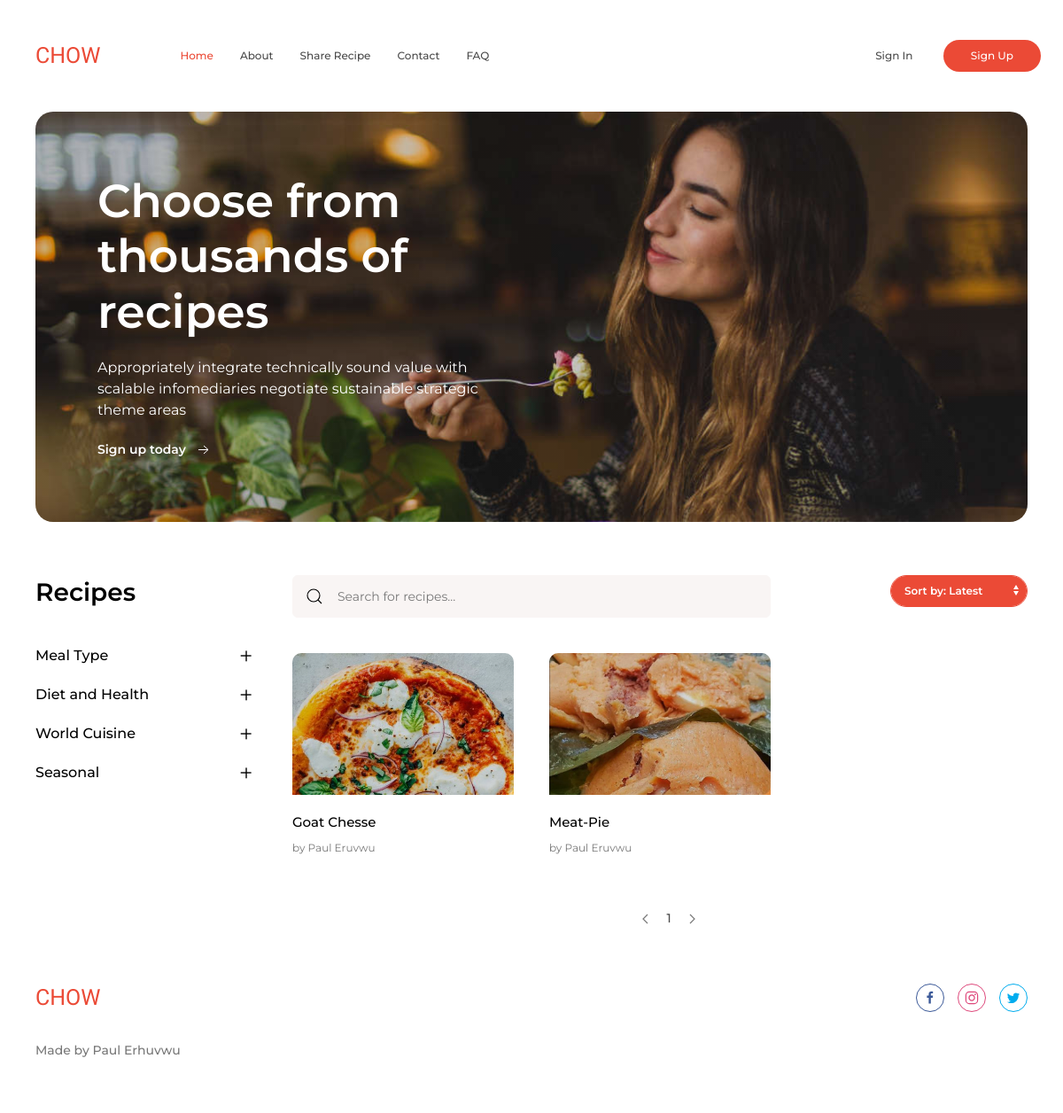
The page / on the database its author committed.
### recipe/models.py (models this page shows, shortened)
class Recipe(models.Model):
    name = models.CharField(max_length=100)
    image = models.ImageField(upload_to='recipe/recipes/')
    description = models.TextField()
    tags = models.CharField(max_length=100)
    author = models.ForeignKey(User, on_delete=models.CASCADE)  # Add author field

### main/views.py (the view)
# urls.py: path('', index, name='home'),
def index(request):
    recipes_list = Recipe.objects.all()
    paginator = Paginator(recipes_list, 6)  # Paginate recipes, with 6 recipes per page
    page_number = request.GET.get('page')  # Get the current page number
    page_obj = paginator.get_page(page_number)  # Get the recipes for the current page
    return render(request, 'main/index.html', {'page_obj': page_obj})

### main/templates/main/index.html (shortened to what this page needs)
{% load static %}
<!DOCTYPE html>
<html lang="en-gb" dir="ltr">
<head>
  <link rel="stylesheet" href="{% static 'css/main.css' %}" />
</head>
<body>
<nav class="uk-navbar-container uk-letter-spacing-small">
  <div class="uk-container">
    <div class="uk-position-z-index" data-uk-navbar>
      <div class="uk-navbar-left">
        <a class="uk-navbar-item uk-logo" href="{% url 'home' %}">CHOW</a>
        <ul class="uk-navbar-nav uk-visible@m uk-margin-large-left">
          <li class="uk-active"><a href="{% url 'home' %}">Home</a></li>
          <li ><a href="{% url 'about' %}">About</a></li>
          <li ><a href="{% url 'share' %}">Share Recipe</a></li>
          <li ><a href="{% url 'contact' %}">Contact</a></li>
          <li ><a href="{% url 'faq' %}">FAQ</a></li>
        </ul>
      </div>
      <div class="uk-navbar-right">
<div class="profile-picture">
  {% if user.is_authenticated %}
          <div class="uk-width-auto uk-first-column">
            <a href="{% url 'manage' %}" data-uk-tooltip="title: Personal Details"><svg xmlns="http://www.w3.org/2000/svg"  viewBox="0 0 448 512" height="25px" width="30px" fill="#eb4a36"><path d="M304 128a80 80 0 1 0 -160 0 80 80 0 1 0 160 0zM96 128a128 128 0 1 1 256 0A128 128 0 1 1 96 128zM49.3 464H398.7c-8.9-63.3-63.3-112-129-112H178.3c-65.7 0-120.1 48.7-129 112zM0 482.3C0 383.8 79.8 304 178.3 304h91.4C368.2 304 448 383.8 448 482.3c0 16.4-13.3 29.7-29.7 29.7H29.7C13.3 512 0 498.7 0 482.3z"/></svg>
            </a>
          </div>
      <div class="uk-margin-left">
          <a class="uk-text-small uk-text-primary" href="{% url 'logout' %}">Logout</a>
      </div>
  {% else %}
      <div class="uk-margin-left" style="margin-left: 0px !important;">
          <a class="uk-button" href="{% url 'signin' %}">Sign In</a>
          <a class="uk-button uk-button-primary" href="{% url 'signup' %}">Sign Up</a>
      </div>
  {% endif %}
</div>
      </div>
    </div>
  </div>
</nav>
<div class="uk-container">
  <div class="uk-border-rounded-large uk-background-top-center uk-background-cover
    uk-background-norepeat uk-light uk-inline uk-overflow-hidden uk-width-1-1"
    style="background-image: url(/static/img/header.jpg);">
    <div class="uk-position-cover uk-header-overlay"></div>
    <div class="uk-position-relative" data-uk-grid>
      <div class="uk-width-1-2@m uk-flex uk-flex-middle">
        <div class="uk-padding-large uk-padding-remove-right">
          <h1 class="uk-heading-small uk-margin-remove-top">Choose from thousands of recipes</h1>
          <p class="uk-text-secondary">Appropriately integrate technically sound value with scalable infomediaries
            negotiate sustainable strategic theme areas</p>
          {% if user.is_authenticated %}
          <a style="color: blue;" class="uk-text-secondary uk-text-600 uk-text-small" href="{% url 'share' %}" data-uk-toggle>Share your recipe with CHOW Today!<span
            class="uk-margin-small-left" data-uk-icon="arrow-right"></span>
          </a>
        {% else %}
        <a class="uk-text-secondary uk-text-600 uk-text-small hvr-forward" href="{% url 'signup' %}" data-uk-toggle>Sign up today<span
          class="uk-margin-small-left" data-uk-icon="arrow-right"></span>
        </a>
        {% endif %}
        </div>
      </div>
      <div class="uk-width-expand@m">
      </div>
    </div>
  </div>
</div>
<div class="uk-section uk-section-default">
  <div class="uk-container">
    <div data-uk-grid>
      <div class="uk-width-1-4@m sticky-container">
        <div data-uk-sticky="offset: 100; bottom: true; media: @m;">
        <h2>Recipes</h2>
          <ul class="uk-nav-default uk-nav-parent-icon uk-nav-filter uk-margin-medium-top" data-uk-nav>
            <li class="uk-parent">
              <a href="#">Meal Type</a>
            </li>
            <li class="uk-parent">
              <a href="#">Diet and Health</a>
            </li>
            <li class="uk-parent">
              <a href="#">World Cuisine</a>
            </li>
            <li class="uk-parent">
              <a href="#">Seasonal</a>
            </li>
          </ul>
        </div>
      </div>
      <div class="uk-width-expand@m">
        <div data-uk-grid>
          <div class="uk-width-expand@m">
            <form class="uk-search uk-search-default uk-width-1-1" method="GET" action="{% url 'search' %}">
              <span data-uk-search-icon><a href="#"></a></span>
              <input class="uk-search-input uk-text-small uk-border-rounded uk-form-large" type="search" name="query" placeholder="Search for recipes...">
            </form>
          </div>
          <div class="uk-width-1-3@m uk-text-right@m uk-light">
            <select class="uk-select uk-select-light uk-width-auto uk-border-pill uk-select-primary">
              <option>Sort by: Latest</option>
            </select>
          </div>
        </div>
        <div class="uk-child-width-1-2 uk-child-width-1-3@s" data-uk-grid>
          {% for recipe in page_obj %}
          <div>
              <div class="uk-card">
                  <div class="uk-card-media-top uk-inline uk-light" style="height: 160px; overflow: hidden;">
                      <img class="uk-border-rounded-medium" src="{{ MEDIA_URL }}{{ recipe.image.url }}" alt="{{ recipe.name }}" style="width: 300px; height: auto; object-fit: cover;">
                      <div class="uk-position-cover uk-card-overlay uk-border-rounded-medium"></div>
                  </div>
                  <div>
                    <a href="{% url 'recipe_detail' recipe_name=recipe.name %}"><h3 class="uk-card-title uk-text-500 uk-margin-small-bottom uk-margin-top" style="text-transform: capitalize;">{{ recipe.name }}</h3></a>
                    <div class="uk-text-xsmall uk-text-muted" data-uk-grid>
                          <div class="uk-width-auto uk-text-left user-name">by <span style="text-transform: capitalize;">{{ recipe.author.first_name }} {{ recipe.author.last_name }}</span></div>
                      </div>
                  </div>
              </div>
          </div>
          {% endfor %}
        </div>
        <div class="uk-margin-large-top uk-text-small">
          <ul class="uk-pagination uk-flex-center uk-text-500 uk-margin-remove" data-uk-margin>
            {% if page_obj.has_previous %}
            <li><a href="?page=1"><span data-uk-pagination-previous></span></a></li>
            {% else %}
            <li class="uk-disabled"><span data-uk-pagination-previous></span></li>
            {% endif %}
            {% for num in page_obj.paginator.page_range %}
            <li class="{% if page_obj.number == num %}uk-active{% endif %}"><a href="?page={{ num }}">{{ num }}</a></li>
            {% endfor %}
            {% if page_obj.has_next %}
            <li><a href="?page={{ page_obj.paginator.num_pages }}"><span data-uk-pagination-next></span></a></li>
            {% else %}
            <li class="uk-disabled"><span data-uk-pagination-next></span></li>
            {% endif %}
          </ul>
        </div>
      </div>
    </div>
  </div>
</div>
<footer class="uk-section uk-section-default">
	<div class="uk-container uk-text-secondary uk-text-500">
		<div class="uk-child-width-1-2@s" data-uk-grid>
			<div>
				<a href="#" class="uk-logo">CHOW</a>
			</div>
			<div class="uk-flex uk-flex-middle uk-flex-right@s">
				<div data-uk-grid class="uk-child-width-auto uk-grid-small">
					<div>
						<a href="https://www.facebook.com/" data-uk-icon="icon: facebook; ratio: 0.8" class="uk-icon-button facebook" target="_blank"></a>
					</div>
					<div>
						<a href="https://www.instagram.com/pauldapimp__?igsh=MTJqaWhibHFkYjNwbw%3D%3D&utm_source=qr" data-uk-icon="icon: instagram; ratio: 0.8" class="uk-icon-button instagram" target="_blank"></a>
					</div>
					<div>
						<a href="https://x.com/itsmefatimah__?s=21&t=k4bX5OWzFpdVGFRB2cJGZA" data-uk-icon="icon: twitter; ratio: 0.8" class="uk-icon-button twitter" target="_blank"></a>
					</div>
				</div>
			</div>
		</div>
		<div class="uk-margin-medium-top uk-text-small uk-text-muted">
			<div>Made by <a class="uk-link-muted" target="_blank">Paul Erhuvwu</a></div>
		</div>
	</div>
</footer>
</body>
</html>

### main/templates/main/index.html (style rules this page uses)
.profile-picture { display: flex; align-items: center; }
.profile-picture .uk-margin-left { margin-left: 10px; }
.uk-disabled { position: relative; top: 5px; }

### rows shown on the page
Recipe: image (picture), name "Goat Chesse", author.first_name "Paul", author.last_name "Eruvwu"
Recipe: image (picture), name "Meat-Pie", author.first_name "Paul", author.last_name "Eruvwu"

### other values the page prints
{{ num }} "1"
